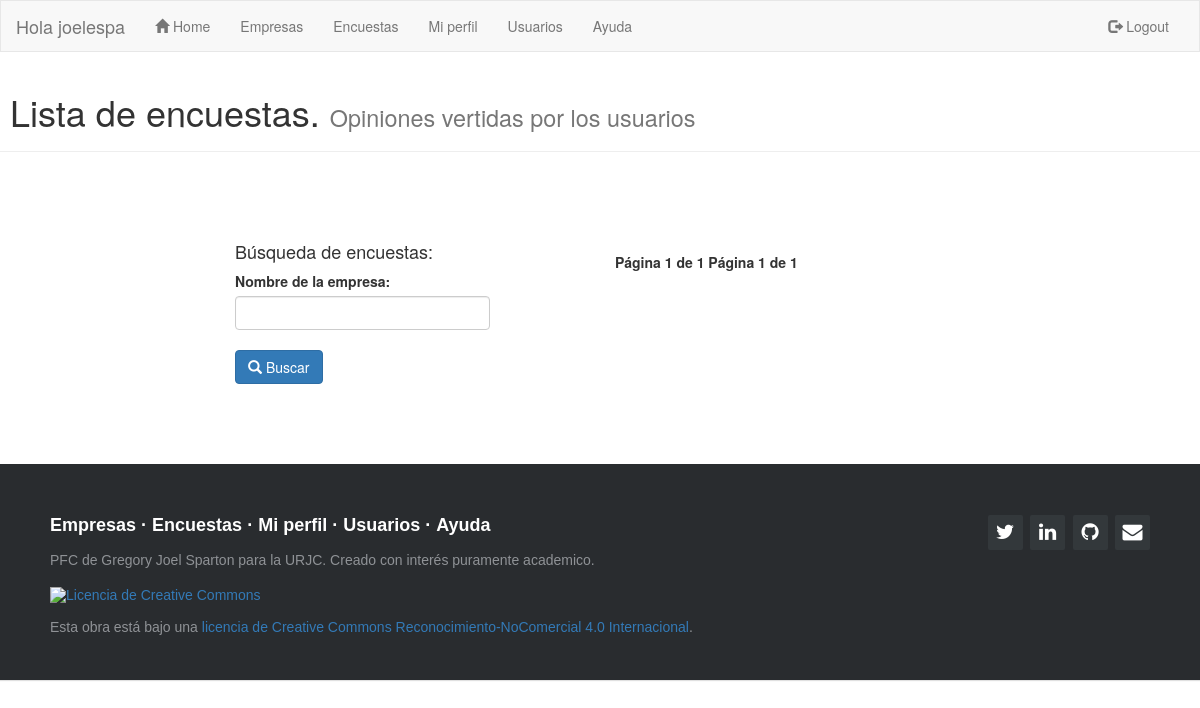
The page /encuesta/ (signed in) on the database as committed earlier.
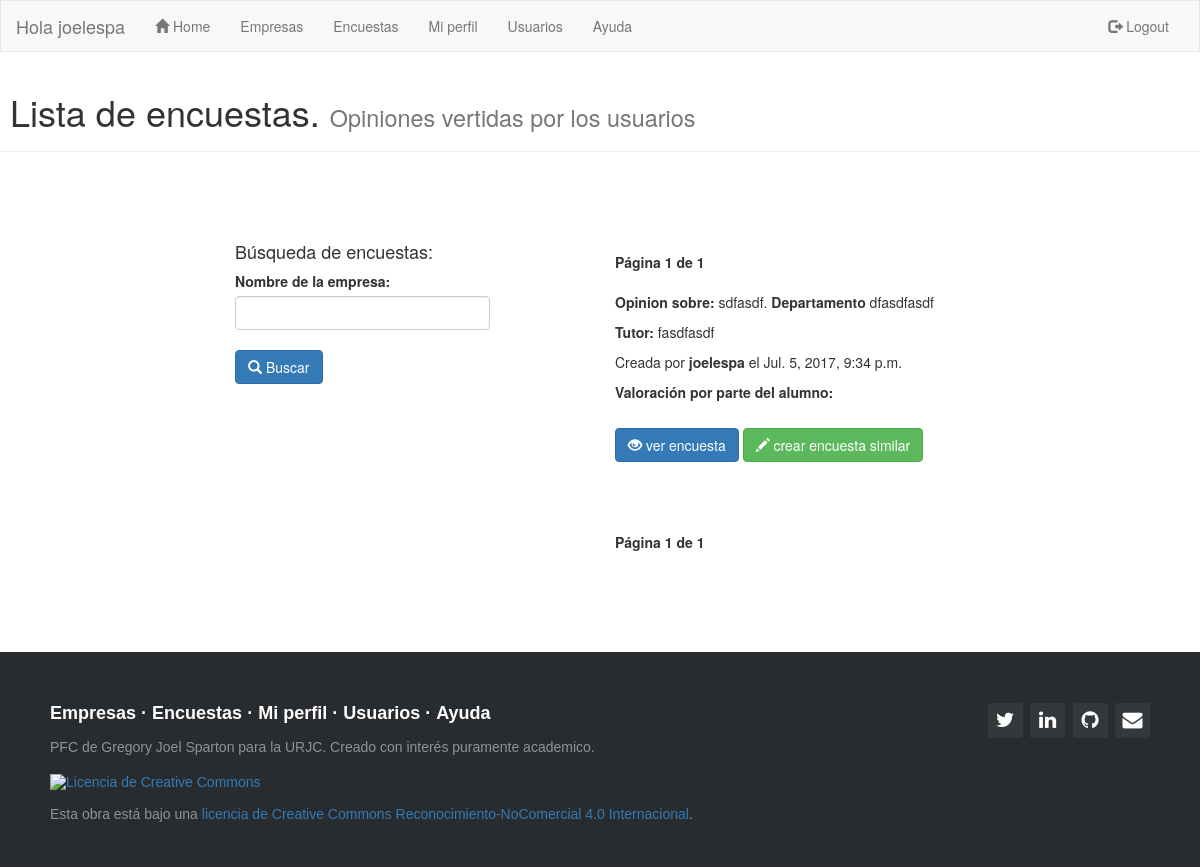
The same page on the database as committed later.
### sopa/models.py (models this page shows)
class encuestas(models.Model):
    user = models.TextField(max_length=40,null=True,blank=True,default='')
    nombre_empresa = models.TextField(max_length=50,null=True,blank=True,default='')
    tutor = models.TextField(max_length=50,null=True,blank=True,default='')
    departamento = models.TextField(max_length=50,null=True,blank=True,default='')
    created_date = models.DateTimeField(default=timezone.now)
    pf1 = models.TextField(max_length=20,null=True,blank=True,default='')
    pf11 = models.TextField(max_length=20,null=True,blank=True,default='')
    pf2 = models.TextField(max_length=20,null=True,blank=True,default='')
    pf22 = models.TextField(max_length=20,null=True,blank=True,default='')
    pb1 = models.TextField(max_length=20,null=True,blank=True,default='')
    pb2 = models.TextField(max_length=20,null=True,blank=True,default='')
    pb3 = models.TextField(max_length=20,null=True,blank=True,default='')
    pb4 = models.TextField(max_length=20,null=True,blank=True,default='')
    ps1 = models.TextField(max_length=20,null=True,blank=True,default='')
    ps2 = models.TextField(max_length=20,null=True,blank=True,default='')
    ps3 = models.TextField(max_length=20,null=True,blank=True,default='')
    ps4 = models.TextField(max_length=20,null=True,blank=True,default='')
    ps5 = models.TextField(max_length=20,null=True,blank=True,default='')
    ps6 = models.TextField(max_length=20,null=True,blank=True,default='')
    ps7 = models.TextField(max_length=20,null=True,blank=True,default='')
    pa1 = models.TextField(max_length=20,null=True,blank=True,default='')
    pa2 = models.TextField(max_length=20,null=True,blank=True,default='')
    nota = models.IntegerField(null=True,blank=True,default='0')

### sopa/views.py (the view)
# urls.py: url(r'^encuesta/$', views.lista_encuestas, name='lista_encuestas'),
@login_required
def lista_encuestas(request):
    encuesta = encuestas.objects.all().order_by('created_date')
    paginator = Paginator(encuesta, 10) # Show 5 contacts per page
    page = request.GET.get('page')
    try:
        encuestal = paginator.page(page)
    except PageNotAnInteger:
        encuestal = paginator.page(1)
    except EmptyPage:
        encuestal = paginator.page(paginator.num_pages)
    return render(request, 'sopa/lista_encuestas.html', {'titulo': 'SOPA Encuestas' ,'encuestas' : encuestal})

### sopa/templates/sopa/lista_encuestas.html (shortened to what this page needs)
{% extends "sopa/index.html" %}
{% block content %}
<div class="page-header">
  <h1>&nbsp;Lista de encuestas. <small>Opiniones vertidas por los usuarios</small></h1>
</div>
<div class="container">
    <br />
    <br />
    <br />
 <div class="col-md-3 col-md-offset-2">
     <h4> Búsqueda de encuestas: </h4>
   <form action="/encuesta/buscar/" method="POST">
   <label for= "e">Nombre de la empresa:</label>
   <input id="e" type="text" class="form-control" name = "e" ><br>
   <button type="submit" class="btn btn-primary" value="Buscar"><span class="glyphicon glyphicon-search" aria-hidden="true"></span> Buscar</button>
   </form>
   </div>
<div class ="col-md-5 col-md-offset-1">
  <div class="pagination">
    <span class="current">
         <strong>Página {{ encuestas.number }} de {{ encuestas.paginator.num_pages }}</strong>
     </span></div>
  {%for encuesta in encuestas%}
  <p><b>Opinion sobre:</b> {{encuesta.nombre_empresa}}.<b> Departamento</b> {{encuesta.departamento}}</p>
  <p><b>Tutor: </b>{{encuesta.tutor}}</p>
  <p>Creada por <strong>{{encuesta.user}}</strong> el {{encuesta.created_date}}</p>
  <p><b>Valoración por parte del alumno:</b>
    {%if encuesta.nota != 0%} <span class="rating-static rating-{{encuesta.nota}}0"></span></p>
    {%else%} No hay valoraciones</p>
    {%endif%}
  <p><a href= '/encuesta/detalle/{{encuesta.pk}}' class="btn btn-primary" role="button">
    <span class="glyphicon glyphicon-eye-open" aria-hidden="true"></span>    ver encuesta</a></span>
    <a href="/encuesta/nueva/{{encuesta.nombre_empresa}}/{{encuesta.departamento}}/{{encuesta.tutor}}" class="btn btn-success" role="button">
      <span class="glyphicon glyphicon-pencil" aria-hidden="true"></span>   crear encuesta similar</a></span></p>
  <br>
  <br>
{% endfor %}
<div class="pagination">
 <span class="step-links">
     <span class="current">
         <strong>Página {{ encuestas.number }} de {{ encuestas.paginator.num_pages }}</strong>
     </span>
 </span>
</div>
</div>
</div>
{% endblock content %}

Rows that differ between the two databases and show on the page:
added encuestas: nombre_empresa "sdfasdf", departamento "dfasdfasdf", tutor "fasdfasdf", user "joelespa", created_date "Jul. 5, 2017, 9:34 p.m.", nota 3 (drawn)
